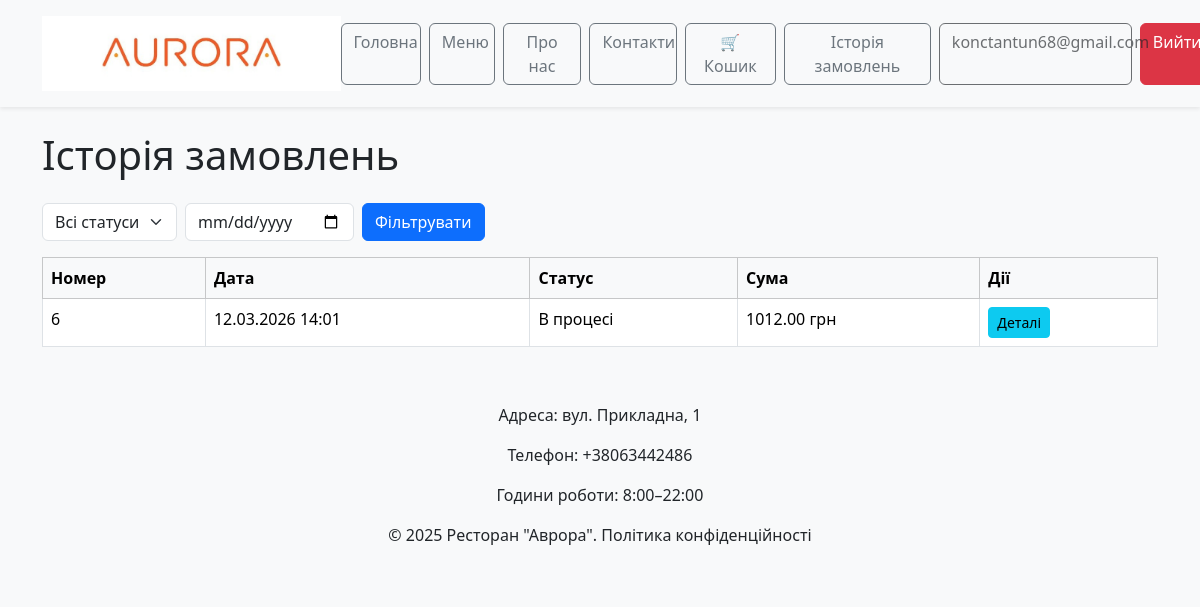
/orders/history/ (signed in), run on the app's committed database.
### accounts/models.py (models this page shows)
class CustomUser(AbstractUser):
    username = None
    email = models.EmailField(unique=True)
    USERNAME_FIELD = 'email'
    REQUIRED_FIELDS = []
    objects = CustomUserManager()

### orders/models.py (models this page shows, shortened)
class Order(models.Model):
    DELIVERY_CHOICES = [
        ('courier', 'Кур’єр (+50 грн)'),
        ('pickup', 'Самовивіз'),
    ]
    PAYMENT_CHOICES = [
        ('cash', 'Готівка'),
        ('card_online', 'Картка онлайн'),
        ('card_on_delivery', 'Картка при отриманні'),
    ]
    STATUS_CHOICES = [
        ('pending', 'В процесі'),
        ('completed', 'Виконано'),
        ('cancelled', 'Скасовано'),
    ]
    user = models.ForeignKey(settings.AUTH_USER_MODEL, on_delete=models.CASCADE)
    first_name = models.CharField(max_length=50)
    last_name = models.CharField(max_length=50)
    phone = models.CharField(max_length=20)
    email = models.EmailField()
    address = models.TextField()
    delivery_method = models.CharField(max_length=20, choices=DELIVERY_CHOICES)
    payment_method = models.CharField(max_length=20, choices=PAYMENT_CHOICES)
    total_price = models.DecimalField(max_digits=8, decimal_places=2)
    status = models.CharField(max_length=20, choices=STATUS_CHOICES, default='pending')
    created_at = models.DateTimeField(auto_now_add=True)

### orders/views.py (the view)
# urls.py: path('history/', order_history, name='order_history'),
@login_required
def order_history(request):
    status = request.GET.get('status')
    date = request.GET.get('date')
    orders = Order.objects.filter(user=request.user)
    if status:
        orders = orders.filter(status=status)
    if date:
        orders = orders.filter(created_at__date=date)
    return render(request, 'orders/history.html', {'orders': orders})

### orders/templates/orders/history.html (shortened to what this page needs)
{% load static %}
<!DOCTYPE html>
<html lang="uk">
<head>
    <link href="https://cdn.jsdelivr.net/npm/bootstrap@5.3.2/dist/css/bootstrap.min.css" rel="stylesheet">
    <link rel="stylesheet" href="{% static 'orders/style.css' %}">
</head>
<body class="bg-light">
<header class="bg-light shadow-sm">
    <div class="container d-flex justify-content-between align-items-center py-3">
        <img src="{% static 'pages/restaurant.jpg' %}" class="logo" alt="Ресторан Аврора" width="auto" height="75">
        <nav class="d-flex gap-2">
            <a href="/" class="btn btn-outline-secondary">Головна</a>
            <a href="/menu" class="btn btn-outline-secondary">Меню</a>
            <a href="{% url 'about' %}" class="btn btn-outline-secondary">Про нас</a>
            <a href="/contacts" class="btn btn-outline-secondary">Контакти</a>
            {% if user.is_authenticated %}
                <a href="{% url 'cart' %}" class="btn btn-outline-secondary">🛒 Кошик</a>
                <a href="{% url 'order_history' %}" class="btn btn-outline-secondary">Історія замовлень</a>
                <span class="btn btn-outline-dark disabled">{{ user.email }}</span>
                <a href="{% url 'logout' %}" class="btn btn-danger">Вийти</a>
            {% else %}
                <a href="{% url 'register' %}" class="btn btn-outline-success">Реєстрація</a>
                <a href="{% url 'login' %}" class="btn btn-outline-primary">Увійти</a>
            {% endif %}
        </nav>
    </div>
</header>
<div class="container py-4">
    <h1 class="mb-4">Історія замовлень</h1>
    <form method="get" class="d-flex gap-2 mb-3">
        <select name="status" class="form-select w-auto">
            <option value="">Всі статуси</option>
        </select>
        <input type="date" name="date" class="form-control w-auto">
        <button type="submit" class="btn btn-primary">Фільтрувати</button>
    </form>
    {% if orders %}
    <table class="table table-bordered">
        <thead class="table-light">
            <tr>
                <th>Номер</th>
                <th>Дата</th>
                <th>Статус</th>
                <th>Сума</th>
                <th>Дії</th>
            </tr>
        </thead>
        <tbody>
            {% for order in orders %}
            <tr>
                <td>{{ order.id }}</td>
                <td>{{ order.created_at|date:"d.m.Y H:i" }}</td>
                <td>{{ order.get_status_display }}</td>
                <td>{{ order.total_price }} грн</td>
                <td>
                    <a href="{% url 'order_detail' order.id %}" class="btn btn-info btn-sm">Деталі</a>
                </td>
            </tr>
            {% endfor %}
        </tbody>
    </table>
    {% else %}
        <p class="lead">Замовлень немає 🛒</p>
    {% endif %}
</div>
<footer class="bg-light text-center py-3">
    <p>Адреса: вул. Прикладна, 1</p>
    <p>Телефон: +38063442486</p>
    <p>Години роботи: 8:00–22:00</p>
    <p>© 2025 Ресторан "Аврора". Політика конфіденційності</p>
</footer>
</body>
</html>

### orders/static/orders/style.css (style rules this page uses)
nav .btn { min-width: 60px; font-weight: 500; }
nav .btn-outline-secondary { border: 1px solid #6c757d; }

### data on the page
CustomUser: email "konctantun68@gmail.com"
Order: id "6", created_at "12.03.2026 14:01", status "В процесі", total_price "1012.00"
